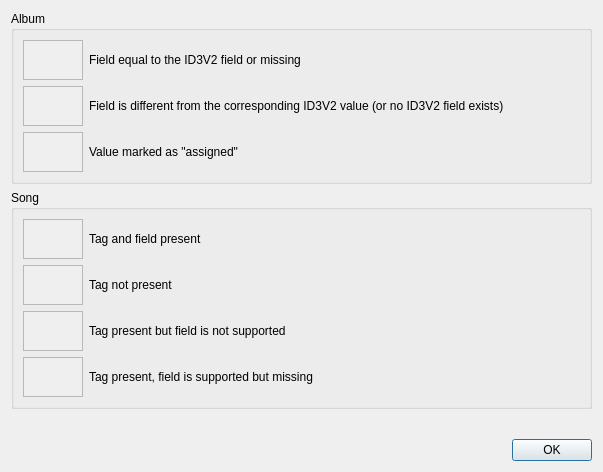
<ui version="4.0" >
 <class>PaletteDlg</class>
 <widget class="QDialog" name="PaletteDlg" >
  <property name="geometry" >
   <rect>
    <x>0</x>
    <y>0</y>
    <width>603</width>
    <height>472</height>
   </rect>
  </property>
  <property name="windowTitle" >
   <string>Background colors</string>
  </property>
  <layout class="QVBoxLayout" >
   <item>
    <widget class="QGroupBox" name="groupBox" >
     <property name="sizePolicy" >
      <sizepolicy vsizetype="Minimum" hsizetype="Preferred" >
       <horstretch>0</horstretch>
       <verstretch>0</verstretch>
      </sizepolicy>
     </property>
     <property name="title" >
      <string>Album</string>
     </property>
     <layout class="QGridLayout" >
      <item row="0" column="0" >
       <widget class="QFrame" name="m_pAlbNormalF" >
        <property name="sizePolicy" >
         <sizepolicy vsizetype="Fixed" hsizetype="Fixed" >
          <horstretch>0</horstretch>
          <verstretch>0</verstretch>
         </sizepolicy>
        </property>
        <property name="minimumSize" >
         <size>
          <width>60</width>
          <height>40</height>
         </size>
        </property>
        <property name="maximumSize" >
         <size>
          <width>60</width>
          <height>40</height>
         </size>
        </property>
        <property name="autoFillBackground" >
         <bool>true</bool>
        </property>
        <property name="frameShape" >
         <enum>QFrame::StyledPanel</enum>
        </property>
        <property name="frameShadow" >
         <enum>QFrame::Raised</enum>
        </property>
       </widget>
      </item>
      <item row="0" column="1" >
       <widget class="QLabel" name="label" >
        <property name="text" >
         <string>Field equal to the ID3V2 field or missing</string>
        </property>
       </widget>
      </item>
      <item row="1" column="0" >
       <widget class="QFrame" name="m_pAlbNonId3V2F" >
        <property name="sizePolicy" >
         <sizepolicy vsizetype="Fixed" hsizetype="Fixed" >
          <horstretch>0</horstretch>
          <verstretch>0</verstretch>
         </sizepolicy>
        </property>
        <property name="minimumSize" >
         <size>
          <width>60</width>
          <height>40</height>
         </size>
        </property>
        <property name="maximumSize" >
         <size>
          <width>60</width>
          <height>40</height>
         </size>
        </property>
        <property name="autoFillBackground" >
         <bool>true</bool>
        </property>
        <property name="frameShape" >
         <enum>QFrame::StyledPanel</enum>
        </property>
        <property name="frameShadow" >
         <enum>QFrame::Raised</enum>
        </property>
       </widget>
      </item>
      <item row="1" column="1" >
       <widget class="QLabel" name="label_2" >
        <property name="text" >
         <string>Field is different from the corresponding ID3V2 value (or no ID3V2 field exists)</string>
        </property>
       </widget>
      </item>
      <item row="2" column="0" >
       <widget class="QFrame" name="m_pAlbAssignedF" >
        <property name="sizePolicy" >
         <sizepolicy vsizetype="Fixed" hsizetype="Fixed" >
          <horstretch>0</horstretch>
          <verstretch>0</verstretch>
         </sizepolicy>
        </property>
        <property name="minimumSize" >
         <size>
          <width>60</width>
          <height>40</height>
         </size>
        </property>
        <property name="maximumSize" >
         <size>
          <width>60</width>
          <height>40</height>
         </size>
        </property>
        <property name="autoFillBackground" >
         <bool>true</bool>
        </property>
        <property name="frameShape" >
         <enum>QFrame::StyledPanel</enum>
        </property>
        <property name="frameShadow" >
         <enum>QFrame::Raised</enum>
        </property>
       </widget>
      </item>
      <item row="2" column="1" >
       <widget class="QLabel" name="label_3" >
        <property name="text" >
         <string>Value marked as "assigned"</string>
        </property>
       </widget>
      </item>
     </layout>
    </widget>
   </item>
   <item>
    <widget class="QGroupBox" name="groupBox_2" >
     <property name="sizePolicy" >
      <sizepolicy vsizetype="Minimum" hsizetype="Preferred" >
       <horstretch>0</horstretch>
       <verstretch>0</verstretch>
      </sizepolicy>
     </property>
     <property name="title" >
      <string>Song</string>
     </property>
     <layout class="QGridLayout" >
      <item row="0" column="0" >
       <widget class="QFrame" name="m_pFileNormalF" >
        <property name="sizePolicy" >
         <sizepolicy vsizetype="Fixed" hsizetype="Fixed" >
          <horstretch>0</horstretch>
          <verstretch>0</verstretch>
         </sizepolicy>
        </property>
        <property name="minimumSize" >
         <size>
          <width>60</width>
          <height>40</height>
         </size>
        </property>
        <property name="maximumSize" >
         <size>
          <width>60</width>
          <height>40</height>
         </size>
        </property>
        <property name="autoFillBackground" >
         <bool>true</bool>
        </property>
        <property name="frameShape" >
         <enum>QFrame::StyledPanel</enum>
        </property>
        <property name="frameShadow" >
         <enum>QFrame::Raised</enum>
        </property>
       </widget>
      </item>
      <item row="0" column="1" >
       <widget class="QLabel" name="label_5" >
        <property name="text" >
         <string>Tag and field present</string>
        </property>
       </widget>
      </item>
      <item row="1" column="0" >
       <widget class="QFrame" name="m_pFileNoTagF" >
        <property name="sizePolicy" >
         <sizepolicy vsizetype="Fixed" hsizetype="Fixed" >
          <horstretch>0</horstretch>
          <verstretch>0</verstretch>
         </sizepolicy>
        </property>
        <property name="minimumSize" >
         <size>
          <width>60</width>
          <height>40</height>
         </size>
        </property>
        <property name="maximumSize" >
         <size>
          <width>60</width>
          <height>40</height>
         </size>
        </property>
        <property name="autoFillBackground" >
         <bool>true</bool>
        </property>
        <property name="frameShape" >
         <enum>QFrame::StyledPanel</enum>
        </property>
        <property name="frameShadow" >
         <enum>QFrame::Raised</enum>
        </property>
       </widget>
      </item>
      <item row="1" column="1" >
       <widget class="QLabel" name="label_6" >
        <property name="text" >
         <string>Tag not present</string>
        </property>
       </widget>
      </item>
      <item row="2" column="0" >
       <widget class="QFrame" name="m_pFileNoFieldF" >
        <property name="sizePolicy" >
         <sizepolicy vsizetype="Fixed" hsizetype="Fixed" >
          <horstretch>0</horstretch>
          <verstretch>0</verstretch>
         </sizepolicy>
        </property>
        <property name="minimumSize" >
         <size>
          <width>60</width>
          <height>40</height>
         </size>
        </property>
        <property name="maximumSize" >
         <size>
          <width>60</width>
          <height>40</height>
         </size>
        </property>
        <property name="autoFillBackground" >
         <bool>true</bool>
        </property>
        <property name="frameShape" >
         <enum>QFrame::StyledPanel</enum>
        </property>
        <property name="frameShadow" >
         <enum>QFrame::Raised</enum>
        </property>
       </widget>
      </item>
      <item row="2" column="1" >
       <widget class="QLabel" name="label_7" >
        <property name="text" >
         <string>Tag present but field is not supported</string>
        </property>
       </widget>
      </item>
      <item row="3" column="0" >
       <widget class="QFrame" name="m_pFileNoDataF" >
        <property name="sizePolicy" >
         <sizepolicy vsizetype="Fixed" hsizetype="Fixed" >
          <horstretch>0</horstretch>
          <verstretch>0</verstretch>
         </sizepolicy>
        </property>
        <property name="minimumSize" >
         <size>
          <width>60</width>
          <height>40</height>
         </size>
        </property>
        <property name="maximumSize" >
         <size>
          <width>60</width>
          <height>40</height>
         </size>
        </property>
        <property name="autoFillBackground" >
         <bool>true</bool>
        </property>
        <property name="frameShape" >
         <enum>QFrame::StyledPanel</enum>
        </property>
        <property name="frameShadow" >
         <enum>QFrame::Raised</enum>
        </property>
       </widget>
      </item>
      <item row="3" column="1" >
       <widget class="QLabel" name="label_8" >
        <property name="text" >
         <string>Tag present, field is supported but missing</string>
        </property>
       </widget>
      </item>
     </layout>
    </widget>
   </item>
   <item>
    <spacer>
     <property name="orientation" >
      <enum>Qt::Vertical</enum>
     </property>
     <property name="sizeHint" >
      <size>
       <width>20</width>
       <height>40</height>
      </size>
     </property>
    </spacer>
   </item>
   <item>
    <widget class="QWidget" native="1" name="widget" >
     <layout class="QHBoxLayout" >
      <property name="leftMargin" >
       <number>0</number>
      </property>
      <property name="topMargin" >
       <number>0</number>
      </property>
      <property name="rightMargin" >
       <number>0</number>
      </property>
      <property name="bottomMargin" >
       <number>0</number>
      </property>
      <item>
       <spacer>
        <property name="orientation" >
         <enum>Qt::Horizontal</enum>
        </property>
        <property name="sizeHint" >
         <size>
          <width>391</width>
          <height>20</height>
         </size>
        </property>
       </spacer>
      </item>
      <item>
       <widget class="QPushButton" name="m_pOkB" >
        <property name="text" >
         <string>OK</string>
        </property>
       </widget>
      </item>
     </layout>
    </widget>
   </item>
  </layout>
 </widget>
 <resources/>
 <connections/>
</ui>
